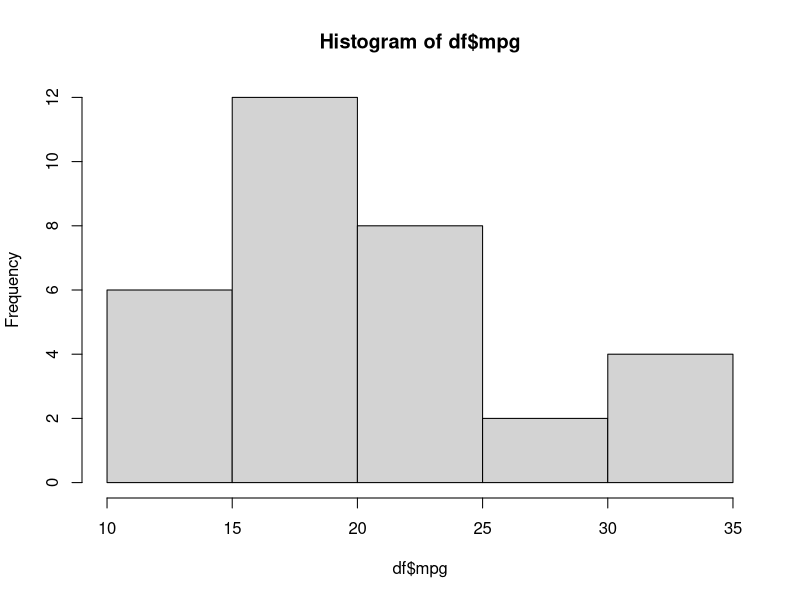
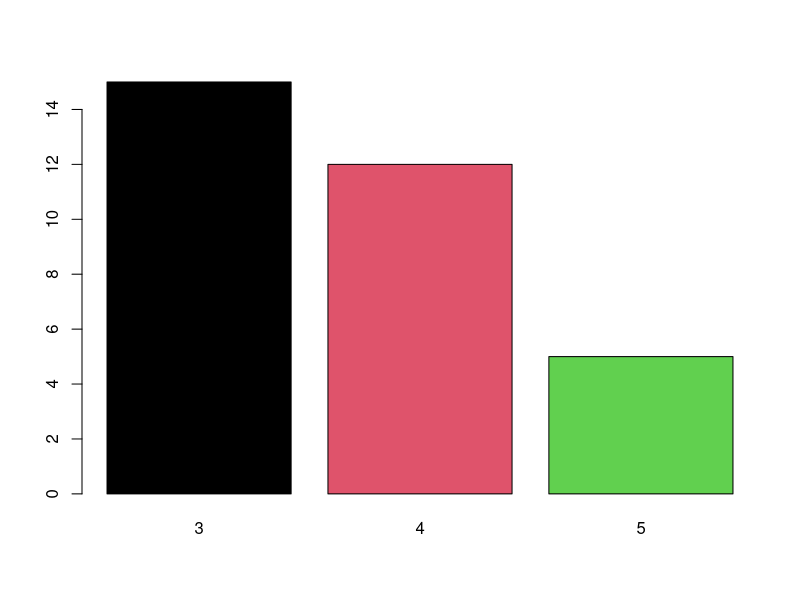
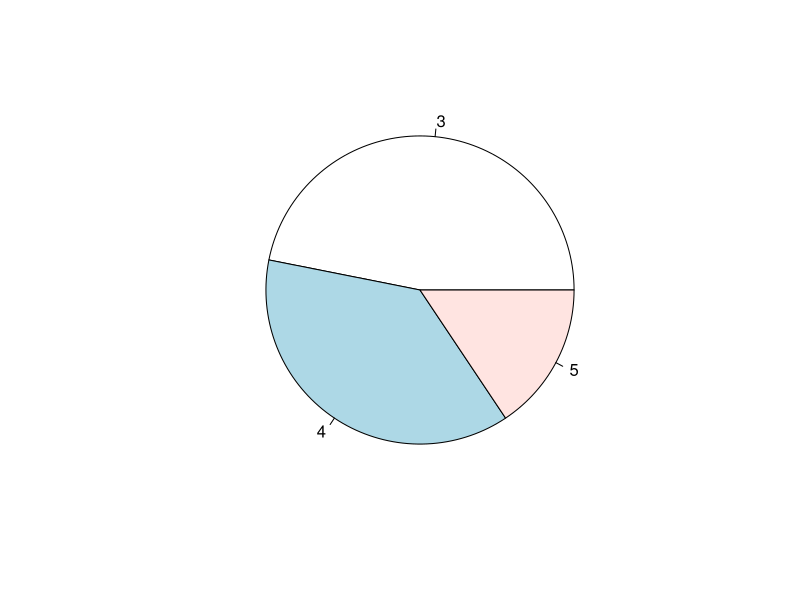
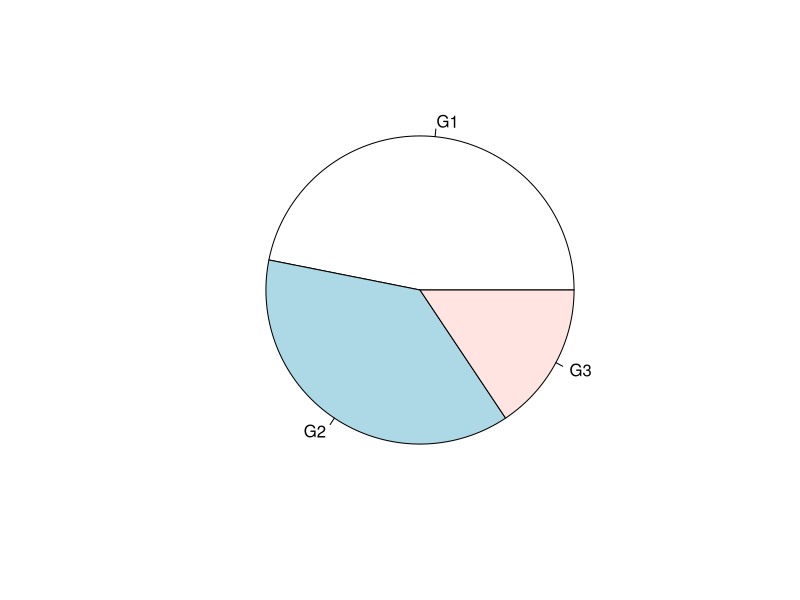
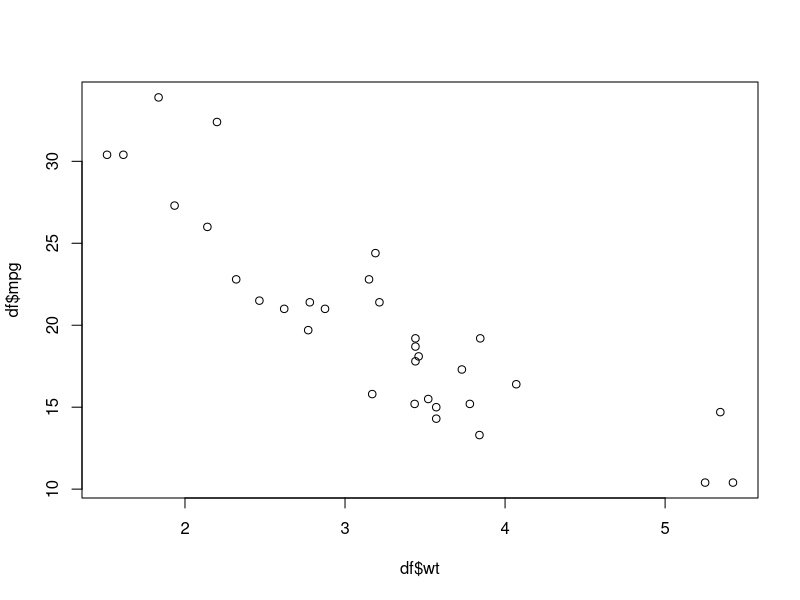
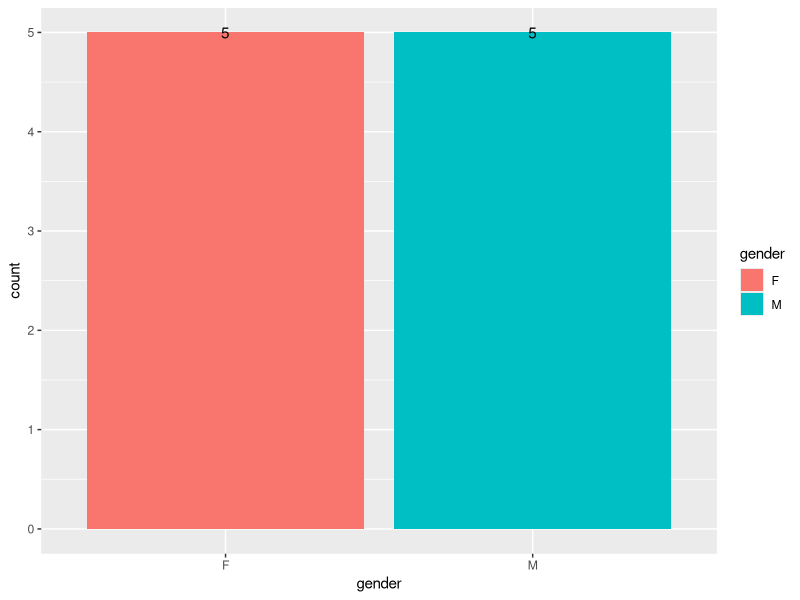
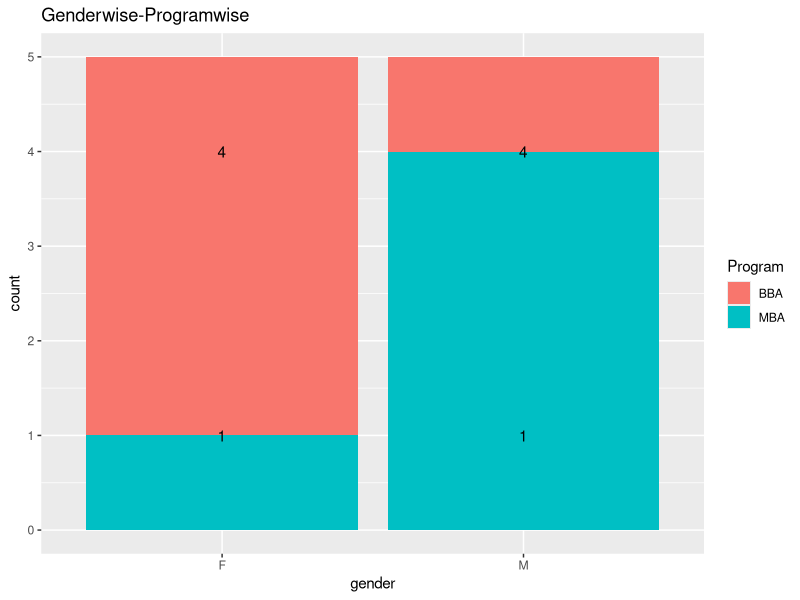
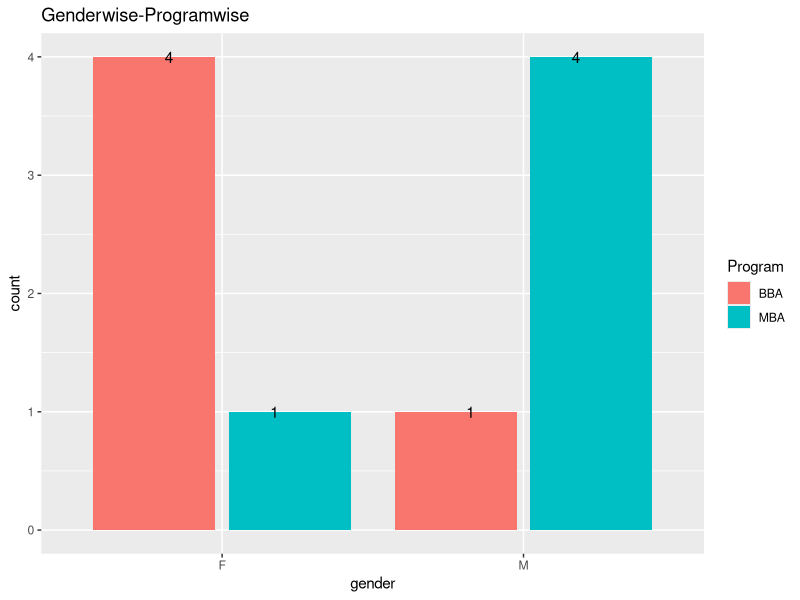

Source code (R) for these figures, in order:
#day2----
mtcars
table(mtcars$cyl)
library(dplyr)
mtcars%>% group_by(cyl)
mtcars%>% group_by(cyl)%>% tally()
ftable(mtcars$cyl)
xtabs(~cyl,data=mtcars)
mtcars %>% select(cyl,mpg)
table(mtcars$cyl,mtcars$gear)
mtcars%>% group_by(cyl,gear)%>% tally()
ftable(mtcars$cyl,mtcars$gear)
mtcars%>% group_by(cyl,gear)%>% summarise(count=n())
table(mtcars$cyl,mtcars$gear, dnn = c('cyl','gear'))
df=mtcars
head(df)
tail(df)
#as.data.frame() when you need all data
df$am= ifelse(df$am==0, 'Auto','Manual')
df
df$mpg
mtcars%>%mutate(TxType= ifelse(am==0,'Auto','Manual'))
df
#increase Mileage by 10%
df$mpg*1.1

#add mpg+wt into new column MPGWT
df$mpg + df$wt
df$MPGWT= df$mpg +df$wt
head(df)
# find top 2 cars from mileage point of view of each gear 
df%>% group_by(gear)%>% arrange(-mpg)%>% select(gear,mpg)
df%>% group_by(gear)%>% top_n(n=2, wt=mpg)
df%>% group_by(gear)%>% top_n(n=2, wt=mpg)%>% select (gear,mpg)
df%>% group_by(gear)%>% top_n(n=2, wt=-mpg)%>% select (gear,mpg)
# list out details of any 2 cars picked randomly: then do 25% of the cars
df%>% sample_n(2)
df%>% sample_frac(.25)
df%>% top_n(2)
# sort on mpg
df%>% sample_frac(.25)%>% arrange(desc(mpg))
df%>% sample_frac(.25)%>% arrange(mpg)
df[order(df$mpg),]
df%>% select(gear,mpg,wt,hp)%>% summarise_all(mean)
df%>% select(gear,mpg,wt,hp)%>% group_by(gear) %>% summarise_all(mean)
df%>% group_by(gear)%>% summarise_at(c('mpg','wt','hp','disp'),c(mean))
#Graphs
hist(df$mpg)
barplot(table(df$gear),col=1:3)
pie(table(df$gear))
pie(table(df$gear), labels=c('G1','G2','G3'))
plot(df$wt,df$mpg)
table(df$gear)
library(ggplot2)
library(reshape2)

(rollno= paste('IIML',1:10, sep= '-'))
(name= paste('Sname',1:10, sep=''))
(gender= sample(c('M','F'), size = 10, replace=T))
(Program= sample(c('BBA','MBA'), size=10,replace=T))
(marketing= trunc(rnorm(10, mean=60,sd=10)))
(finance= trunc(rnorm(10,mean=50,sd=12)))
(operations= trunc(rnorm(10, mean=70,sd=10)))
ST= data.frame(rollno,name,gender,Program,marketing,finance,operations,stringsAsFactors=F)
ST
head(ST)
(meltsum1= melt(ST, id.vars=c('rollno','name','gender','Program'),variable.name='subject',value.name='marks'))
meltsum1
meltsum1%>% group_by(Program, gender,subject)%>% summarise(MeanMarks= mean(marks))

ST%>% group_by(gender)%>% summarise(count=n())
ggplot(ST%>% group_by(gender)%>% summarise(count=n()),aes(x=gender,y=count,fill=gender))+geom_bar(stat='identity')+geom_text(aes(label=count))
#Stack bar
ggplot(ST%>% group_by(Program,gender)%>% summarise(count=n()),aes(x=gender,y=count,fill=Program))+geom_bar(stat='identity')+geom_text(aes(label=count))+labs(title='Genderwise-Programwise')
#side by side bar
ggplot(ST%>% group_by(Program,gender)%>% summarise(count=n()),aes(x=gender,y=count,fill=Program))+geom_bar(stat='identity',position=position_dodge2(.7))+geom_text(aes(label=count),position=position_dodge2(.7))+labs(title='Genderwise-Programwise')
names(meltsum1)
names(ST)
ggplot(meltsum1%>% group_by(Program,gender,subject)%>% summarise(meanMarks=round(mean(marks))),aes(x=gender,y=meanMarks,fill=Program))+geom_bar(stat='identity',position=position_dodge2(.7))+geom_text(aes(label=meanMarks), position=position_dodge2(.7))+labs(title='subject-Program-gender-meanMarks') + facet_grid(~subject)


       
       
       
       
       
       